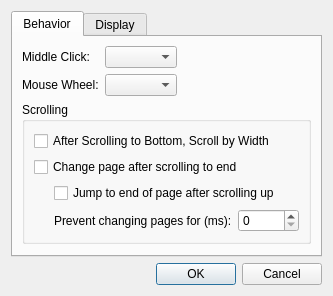
<?xml version="1.0" encoding="UTF-8"?>
<ui version="4.0">
 <class>Settings_Dialog</class>
 <widget class="QDialog" name="Settings_Dialog">
  <property name="geometry">
   <rect>
    <x>0</x>
    <y>0</y>
    <width>309</width>
    <height>278</height>
   </rect>
  </property>
  <property name="windowTitle">
   <string>Settings</string>
  </property>
  <layout class="QVBoxLayout" name="verticalLayout">
   <item>
    <widget class="QTabWidget" name="tabWidget">
     <property name="currentIndex">
      <number>0</number>
     </property>
     <widget class="QWidget" name="tab">
      <attribute name="title">
       <string>Behavior</string>
      </attribute>
      <layout class="QVBoxLayout" name="verticalLayout_2">
       <item>
        <layout class="QFormLayout" name="formLayout">
         <item row="0" column="0">
          <widget class="QLabel" name="label">
           <property name="text">
            <string>Middle Click:</string>
           </property>
          </widget>
         </item>
         <item row="0" column="1">
          <widget class="QComboBox" name="ddMiddleClick">
           <property name="sizePolicy">
            <sizepolicy hsizetype="Maximum" vsizetype="Fixed">
             <horstretch>0</horstretch>
             <verstretch>0</verstretch>
            </sizepolicy>
           </property>
          </widget>
         </item>
         <item row="1" column="0">
          <widget class="QLabel" name="label_2">
           <property name="text">
            <string>Mouse Wheel:</string>
           </property>
          </widget>
         </item>
         <item row="1" column="1">
          <widget class="QComboBox" name="ddWheel">
           <property name="sizePolicy">
            <sizepolicy hsizetype="Maximum" vsizetype="Fixed">
             <horstretch>0</horstretch>
             <verstretch>0</verstretch>
            </sizepolicy>
           </property>
          </widget>
         </item>
        </layout>
       </item>
       <item>
        <widget class="QGroupBox" name="groupBox">
         <property name="title">
          <string>Scrolling</string>
         </property>
         <layout class="QVBoxLayout" name="verticalLayout_5">
          <item>
           <widget class="QCheckBox" name="cbScrollByWidth">
            <property name="text">
             <string>After Scrolling to Bottom, Scroll by Width</string>
            </property>
           </widget>
          </item>
          <item>
           <widget class="QCheckBox" name="cbScrollChangesPage">
            <property name="text">
             <string>Change page after scrolling to end</string>
            </property>
           </widget>
          </item>
          <item>
           <layout class="QVBoxLayout" name="verticalLayout_4">
            <property name="leftMargin">
             <number>20</number>
            </property>
            <item>
             <widget class="QCheckBox" name="cbJumpToEnd">
              <property name="text">
               <string>Jump to end of page after scrolling up</string>
              </property>
             </widget>
            </item>
            <item>
             <layout class="QHBoxLayout" name="layoutWaitTime">
              <item>
               <widget class="QLabel" name="labelWaitTime">
                <property name="enabled">
                 <bool>true</bool>
                </property>
                <property name="text">
                 <string>Prevent changing pages for (ms):</string>
                </property>
               </widget>
              </item>
              <item>
               <widget class="QSpinBox" name="sbWaitTime">
                <property name="enabled">
                 <bool>true</bool>
                </property>
                <property name="minimum">
                 <number>0</number>
                </property>
                <property name="maximum">
                 <number>10000</number>
                </property>
                <property name="singleStep">
                 <number>100</number>
                </property>
               </widget>
              </item>
              <item>
               <spacer name="horizontalSpacer_2">
                <property name="orientation">
                 <enum>Qt::Horizontal</enum>
                </property>
                <property name="sizeHint" stdset="0">
                 <size>
                  <width>40</width>
                  <height>20</height>
                 </size>
                </property>
               </spacer>
              </item>
             </layout>
            </item>
           </layout>
          </item>
         </layout>
        </widget>
       </item>
       <item>
        <spacer name="verticalSpacer">
         <property name="orientation">
          <enum>Qt::Vertical</enum>
         </property>
         <property name="sizeHint" stdset="0">
          <size>
           <width>20</width>
           <height>1</height>
          </size>
         </property>
        </spacer>
       </item>
      </layout>
     </widget>
     <widget class="QWidget" name="tab_2">
      <attribute name="title">
       <string>Display</string>
      </attribute>
      <layout class="QVBoxLayout" name="verticalLayout_3">
       <item>
        <widget class="QCheckBox" name="cbHardwareAcceleration">
         <property name="text">
          <string>Enable Hardware Acceleration</string>
         </property>
        </widget>
       </item>
       <item>
        <widget class="QCheckBox" name="cbRTL">
         <property name="text">
          <string>Right to Left Mode</string>
         </property>
        </widget>
       </item>
       <item>
        <widget class="QCheckBox" name="checkBox_calculate_average_color">
         <property name="text">
          <string>Background color from image (average)</string>
         </property>
        </widget>
       </item>
       <item>
        <layout class="QHBoxLayout" name="horizontalLayout_4">
         <item>
          <widget class="QLabel" name="label_4">
           <property name="text">
            <string>Thumbnail size:</string>
           </property>
          </widget>
         </item>
         <item>
          <widget class="QSpinBox" name="spinBox_thumbnail_width">
           <property name="minimum">
            <number>20</number>
           </property>
           <property name="maximum">
            <number>1000</number>
           </property>
           <property name="singleStep">
            <number>10</number>
           </property>
           <property name="value">
            <number>200</number>
           </property>
          </widget>
         </item>
         <item>
          <widget class="QLabel" name="label_3">
           <property name="text">
            <string>x</string>
           </property>
          </widget>
         </item>
         <item>
          <widget class="QSpinBox" name="spinBox_thumbnail_height">
           <property name="minimum">
            <number>20</number>
           </property>
           <property name="maximum">
            <number>1000</number>
           </property>
           <property name="singleStep">
            <number>10</number>
           </property>
           <property name="value">
            <number>200</number>
           </property>
          </widget>
         </item>
         <item>
          <spacer name="horizontalSpacer">
           <property name="orientation">
            <enum>Qt::Horizontal</enum>
           </property>
           <property name="sizeHint" stdset="0">
            <size>
             <width>40</width>
             <height>20</height>
            </size>
           </property>
          </spacer>
         </item>
        </layout>
       </item>
       <item>
        <spacer name="verticalSpacer_2">
         <property name="orientation">
          <enum>Qt::Vertical</enum>
         </property>
         <property name="sizeHint" stdset="0">
          <size>
           <width>20</width>
           <height>40</height>
          </size>
         </property>
        </spacer>
       </item>
      </layout>
     </widget>
    </widget>
   </item>
   <item>
    <widget class="QDialogButtonBox" name="buttonBox">
     <property name="orientation">
      <enum>Qt::Horizontal</enum>
     </property>
     <property name="standardButtons">
      <set>QDialogButtonBox::Cancel|QDialogButtonBox::Ok</set>
     </property>
    </widget>
   </item>
  </layout>
 </widget>
 <resources/>
 <connections>
  <connection>
   <sender>buttonBox</sender>
   <signal>accepted()</signal>
   <receiver>Settings_Dialog</receiver>
   <slot>accept()</slot>
   <hints>
    <hint type="sourcelabel">
     <x>236</x>
     <y>235</y>
    </hint>
    <hint type="destinationlabel">
     <x>157</x>
     <y>274</y>
    </hint>
   </hints>
  </connection>
  <connection>
   <sender>buttonBox</sender>
   <signal>rejected()</signal>
   <receiver>Settings_Dialog</receiver>
   <slot>reject()</slot>
   <hints>
    <hint type="sourcelabel">
     <x>236</x>
     <y>235</y>
    </hint>
    <hint type="destinationlabel">
     <x>286</x>
     <y>274</y>
    </hint>
   </hints>
  </connection>
 </connections>
</ui>
